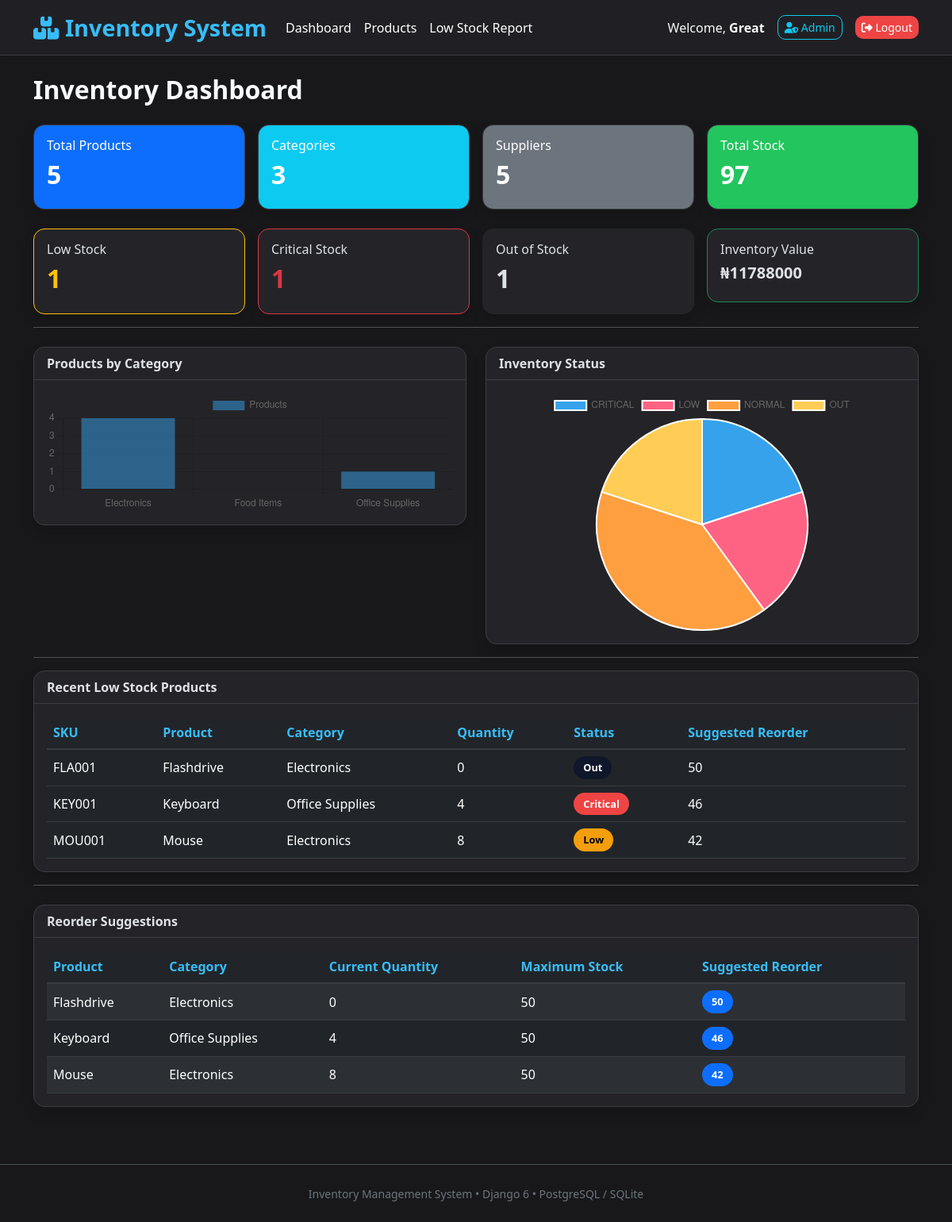
The app's page / (signed in) with its own data.
### inventory/models.py (models this page shows, shortened)
class Product(models.Model):
    STATUS_CHOICES = (
        ("NORMAL", "Normal"),
        ("LOW", "Low Stock"),
        ("CRITICAL", "Critical"),
        ("OUT", "Out of Stock"),
    )
    name = models.CharField(max_length=150)
    sku = models.CharField(
        max_length=50,
        unique=True
    )
    description = models.TextField(blank=True)
    image = models.ImageField(
        upload_to="products/",
        blank=True,
        null=True
    )
    category = models.ForeignKey(
        Category,
        on_delete=models.CASCADE,
        related_name="products"
    )
    supplier = models.ForeignKey(
        Supplier,
        on_delete=models.CASCADE,
        related_name="products"
    )
    quantity = models.PositiveIntegerField(
        default=0,
        validators=[MinValueValidator(0)]
    )
    minimum_stock = models.PositiveIntegerField(default=5)
    reorder_threshold = models.PositiveIntegerField(default=10)
    maximum_stock = models.PositiveIntegerField(default=50)
    purchase_price = models.DecimalField(
        max_digits=10,
        decimal_places=2
    )
    selling_price = models.DecimalField(
        max_digits=10,
        decimal_places=2
    )
    status = models.CharField(
        max_length=20,
        choices=STATUS_CHOICES,
        default="NORMAL"
    )
    last_restocked = models.DateTimeField(
        blank=True,
        null=True
    )
    created_at = models.DateTimeField(auto_now_add=True)
    updated_at = models.DateTimeField(auto_now=True)
    class Meta:
        ordering = ["name"]
    @property
    def suggested_reorder(self):
        return max(0, self.maximum_stock - self.quantity)

class Category(models.Model):
    name = models.CharField(max_length=100, unique=True)
    description = models.TextField(blank=True)
    created_at = models.DateTimeField(auto_now_add=True)
    class Meta:
        ordering = ["name"]
        verbose_name_plural = "Categories"
    def __str__(self):
        return self.name

### inventory/views.py (the view)
class DashboardView(LoginRequiredMixin, TemplateView):
    template_name = "inventory/dashboard.html"
    def get_context_data(self, **kwargs):
        context = super().get_context_data(**kwargs)
        context["stats"] = (
            InventoryService.dashboard_statistics()
        )
        context["category_chart"] = (
            InventoryService.category_chart()
        )
        context["status_chart"] = (
            InventoryService.inventory_status_chart()
        )
        context["recent_low_stock"] = (
            InventoryService.recent_low_stock()
        )
        context["inventory_value"] = (
            InventoryService.total_inventory_value()
        )
        context["reorder_suggestions"] = (
            InventoryService.reorder_suggestions()
        )
        return context

### inventory/templates/inventory/dashboard.html (shortened to what this page needs)
{% extends "inventory/base.html" %}
{% block content %}
<h2 class="mb-4">
    Inventory Dashboard
</h2>
<div class="row g-3">
    <div class="col-md-3">
        <div class="card bg-primary text-white shadow">
            <div class="card-body">
                <h6>Total Products</h6>
                <h2>{{ stats.total_products }}</h2>
            </div>
        </div>
    </div>
    <div class="col-md-3">
        <div class="card bg-info text-white shadow">
            <div class="card-body">
                <h6>Categories</h6>
                <h2>{{ stats.total_categories }}</h2>
            </div>
        </div>
    </div>
    <div class="col-md-3">
        <div class="card bg-secondary text-white shadow">
            <div class="card-body">
                <h6>Suppliers</h6>
                <h2>{{ stats.total_suppliers }}</h2>
            </div>
        </div>
    </div>
    <div class="col-md-3">
        <div class="card bg-success text-white shadow">
            <div class="card-body">
                <h6>Total Stock</h6>
                <h2>{{ stats.total_stock }}</h2>
            </div>
        </div>
    </div>
</div>
<div class="row g-3 mt-2">
    <div class="col-md-3">
        <div class="card border-warning shadow">
            <div class="card-body">
                <h6>Low Stock</h6>
                <h2 class="text-warning">
                    {{ stats.low_stock }}
                </h2>
            </div>
        </div>
    </div>
    <div class="col-md-3">
        <div class="card border-danger shadow">
            <div class="card-body">
                <h6>Critical Stock</h6>
                <h2 class="text-danger">
                    {{ stats.critical_stock }}
                </h2>
            </div>
        </div>
    </div>
    <div class="col-md-3">
        <div class="card border-dark shadow">
            <div class="card-body">
                <h6>Out of Stock</h6>
                <h2>
                    {{ stats.out_of_stock }}
                </h2>
            </div>
        </div>
    </div>
    <div class="col-md-3">
        <div class="card border-success shadow">
            <div class="card-body">
                <h6>Inventory Value</h6>
                <h5>
                    ₦{{ inventory_value }}
                </h5>
            </div>
        </div>
    </div>
</div>
<hr>
<div class="row mt-4">
    <div class="col-lg-6">
        <div class="card shadow">
            <div class="card-header">
                Products by Category
            </div>
            <div class="card-body">
                {% if category_chart %}
                    <canvas id="categoryChart"></canvas>
                {% else %}
                    <p class="text-muted text-center">
                        No category data available.
                    </p>
                {% endif %}
            </div>
        </div>
    </div>
    <div class="col-lg-6">
        <div class="card shadow">
            <div class="card-header">
                Inventory Status
            </div>
            <div class="card-body">
                {% if status_chart %}
                    <canvas id="statusChart"></canvas>
                {% else %}
                    <p class="text-muted text-center">
                        No inventory data available.
                    </p>
                {% endif %}
            </div>
        </div>
    </div>
</div>
<hr>
<div class="card shadow">
    <div class="card-header">
        Recent Low Stock Products
    </div>
    <div class="card-body">
        <table class="table table-hover">
            <thead>
                <tr>
                    <th>SKU</th>
                    <th>Product</th>
                    <th>Category</th>
                    <th>Quantity</th>
                    <th>Status</th>
                    <th>Suggested Reorder</th>
                </tr>
            </thead>
            <tbody>
            {% for product in recent_low_stock %}
                <tr>
                    <td>{{ product.sku }}</td>
                    <td>{{ product.name }}</td>
                    <td>{{ product.category }}</td>
                    <td>{{ product.quantity }}</td>
                    <td>
                        {% if product.status == "LOW" %}
                            <span class="badge bg-warning text-dark">
                                Low
                            </span>
                        {% elif product.status == "CRITICAL" %}
                            <span class="badge bg-danger">
                                Critical
                            </span>
                        {% elif product.status == "OUT" %}
                            <span class="badge bg-dark">
                                Out
                            </span>
                        {% else %}
                            <span class="badge bg-success">
                                Normal
                            </span>
                        {% endif %}
                    </td>
                    <td>
                        {{ product.suggested_reorder }}
                    </td>
                </tr>
            {% empty %}
                <tr>
                    <td colspan="6" class="text-center">
                        No low stock products.
                    </td>
                </tr>
            {% endfor %}
            </tbody>
        </table>
    </div>
</div>
<hr>
<div class="card shadow mt-4">
    <div class="card-header">
        Reorder Suggestions
    </div>
    <div class="card-body">
        <table class="table table-striped table-hover">
            <thead>
                <tr>
                    <th>Product</th>
                    <th>Category</th>
                    <th>Current Quantity</th>
                    <th>Maximum Stock</th>
                    <th>Suggested Reorder</th>
                </tr>
            </thead>
            <tbody>
            {% for product in reorder_suggestions %}
                <tr>
                    <td>{{ product.name }}</td>
                    <td>{{ product.category }}</td>
                    <td>{{ product.quantity }}</td>
                    <td>{{ product.maximum_stock }}</td>
                    <td>
                        <span class="badge bg-primary">
                            {{ product.reorder_quantity }}
                        </span>
                    </td>
                </tr>
            {% empty %}
                <tr>
                    <td colspan="5" class="text-center">
                        No products require reordering.
                    </td>
                </tr>
            {% endfor %}
            </tbody>
        </table>
    </div>
</div>
{% endblock %}
{% block scripts %}
<script>
const categoryLabels = [
{% for item in category_chart %}
'{{ item.name }}',
{% endfor %}
];
const categoryData = [
{% for item in category_chart %}
{{ item.total_products }},
{% endfor %}
];
const categoryCanvas = document.getElementById("categoryChart");
if (categoryCanvas) {
    new Chart(categoryCanvas, {
        type: "bar",
        data: {
            labels: categoryLabels,
            datasets: [{
                label: "Products",
                data: categoryData
            }]
        },
        options: {
            responsive: true,
            maintainAspectRatio: false
        }
    });
}
const statusLabels = [
{% for item in status_chart %}
'{{ item.status }}',
{% endfor %}
];
const statusData = [
{% for item in status_chart %}
{{ item.total }},
{% endfor %}
];
const statusCanvas = document.getElementById("statusChart");
if (statusCanvas) {
    new Chart(statusCanvas, {
        type: "pie",
        data: {
            labels: statusLabels,
            datasets: [{
                data: statusData
            }]
        },
        options: {
            responsive: true,
            maintainAspectRatio: false
        }
    });
}
</script>
{% endblock %}

### inventory/templates/inventory/base.html (shortened to what this page needs)
{% load static %}
<!DOCTYPE html>
<html lang="en" data-bs-theme="dark">
<head>
    <link href="https://cdn.jsdelivr.net/npm/bootstrap@5.3.3/dist/css/bootstrap.min.css"
          rel="stylesheet">
    <link rel="stylesheet"
          href="https://cdnjs.cloudflare.com/ajax/libs/font-awesome/6.5.2/css/all.min.css">
    <link rel="stylesheet"
          href="{% static 'inventory/css/style.css' %}">
</head>
<body>
<nav class="navbar navbar-expand-lg navbar-dark shadow-sm">
    <div class="container">
        <a class="navbar-brand fw-bold"
           href="{% url 'inventory:dashboard' %}">
            <i class="fa-solid fa-boxes-stacked"></i>
            Inventory System
        </a>
        <div class="collapse navbar-collapse"
             id="navbarNav">
            <ul class="navbar-nav me-auto">
                <li class="nav-item">
                    <a class="nav-link {% if request.resolver_match.url_name == 'dashboard' %}active{% endif %}"
                       href="{% url 'inventory:dashboard' %}">
                        Dashboard
                    </a>
                </li>
                <li class="nav-item">
                    <a class="nav-link {% if request.resolver_match.url_name == 'products' %}active{% endif %}"
                       href="{% url 'inventory:products' %}">
                        Products
                    </a>
                </li>
                <li class="nav-item">
                    <a class="nav-link {% if request.resolver_match.url_name == 'low-stock' %}active{% endif %}"
                       href="{% url 'inventory:low-stock' %}">
                        Low Stock Report
                    </a>
                </li>
            </ul>
            {% if user.is_authenticated %}
            <div class="d-flex align-items-center gap-3">
                <span class="text-light">
                    Welcome,
                    <strong>{{ user.username }}</strong>
                </span>
                {% if user.is_staff %}
                    <a href="/admin/"
                       class="btn btn-outline-info btn-sm">
                        <i class="fa-solid fa-user-shield"></i>
                        Admin
                    </a>
                {% endif %}
                <form method="post"
                      action="{% url 'logout' %}">
                    <button class="btn btn-danger btn-sm">
                        <i class="fa-solid fa-right-from-bracket"></i>
                        Logout
                    </button>
                </form>
            </div>
            {% endif %}
        </div>
    </div>
</nav>
<div class="container py-4">
    {% block content %}
    {% endblock %}
</div>
<footer class="text-center py-4 mt-5 border-top">
    <small class="text-secondary">
        Inventory Management System • Django 6 • PostgreSQL / SQLite
    </small>
</footer>
{% block scripts %}
{% endblock %}
</body>
</html>

### records on screen
Product: sku "FLA001", name "Flashdrive", category "Electronics", quantity "0", status "Out", suggested_reorder "50", maximum_stock "50", reorder_quantity "50"
Product: sku "KEY001", name "Keyboard", category "Office Supplies", quantity "4", status "Critical", suggested_reorder "46", maximum_stock "50", reorder_quantity "46"
Product: sku "MOU001", name "Mouse", category "Electronics", quantity "8", status "Low", suggested_reorder "42", maximum_stock "50", reorder_quantity "42"

### other values on screen
{{ user.username }} "Great"
{{ stats.total_products }} "5"
{{ stats.total_categories }} "3"
{{ stats.total_suppliers }} "5"
{{ stats.total_stock }} "97"
{{ stats.low_stock }} "1"
{{ stats.critical_stock }} "1"
{{ stats.out_of_stock }} "1"
{{ inventory_value }} "11788000"
chart data {{ item.name }} Electronics, Food Items, Office Supplies
chart data {{ item.total_products }} 4, 0, 1
chart data {{ item.status }} CRITICAL, LOW, NORMAL, OUT
chart data {{ item.total }} 1, 1, 2, 1
